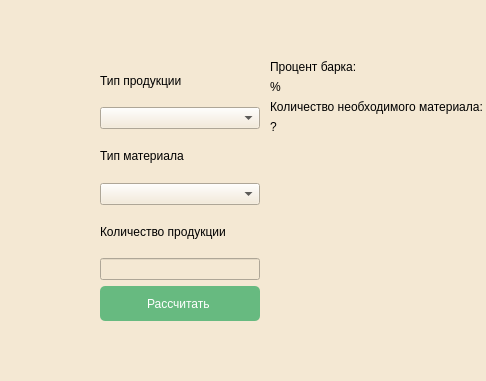
<?xml version="1.0" encoding="UTF-8"?>
<ui version="4.0">
 <class>Dialog_products_method</class>
 <widget class="QDialog" name="Dialog_products_method">
  <property name="geometry">
   <rect>
    <x>0</x>
    <y>0</y>
    <width>486</width>
    <height>381</height>
   </rect>
  </property>
  <property name="minimumSize">
   <size>
    <width>486</width>
    <height>381</height>
   </size>
  </property>
  <property name="maximumSize">
   <size>
    <width>486</width>
    <height>381</height>
   </size>
  </property>
  <property name="windowTitle">
   <string>Dialog</string>
  </property>
  <property name="styleSheet">
   <string notr="true">background-color: rgb(244, 232, 211);</string>
  </property>
  <widget class="QWidget" name="verticalLayoutWidget">
   <property name="geometry">
    <rect>
     <x>100</x>
     <y>60</y>
     <width>160</width>
     <height>261</height>
    </rect>
   </property>
   <layout class="QVBoxLayout" name="verticalLayout">
    <item>
     <widget class="QLabel" name="label">
      <property name="text">
       <string>Тип продукции</string>
      </property>
     </widget>
    </item>
    <item>
     <widget class="QComboBox" name="comboBox_products_type"/>
    </item>
    <item>
     <widget class="QLabel" name="label_6">
      <property name="text">
       <string>Тип материала</string>
      </property>
     </widget>
    </item>
    <item>
     <widget class="QComboBox" name="comboBox_material_type"/>
    </item>
    <item>
     <widget class="QLabel" name="label_5">
      <property name="text">
       <string>Количество продукции</string>
      </property>
     </widget>
    </item>
    <item>
     <widget class="QLineEdit" name="lineEdit_products"/>
    </item>
    <item>
     <widget class="QPushButton" name="pushButton_calculation">
      <property name="sizePolicy">
       <sizepolicy hsizetype="Minimum" vsizetype="Fixed">
        <horstretch>0</horstretch>
        <verstretch>111</verstretch>
       </sizepolicy>
      </property>
      <property name="minimumSize">
       <size>
        <width>0</width>
        <height>35</height>
       </size>
      </property>
      <property name="styleSheet">
       <string notr="true">QPushButton 
{     
background-color: #67BA80;  /* Цвет фона кнопки */    
color: white;  /* Цвет текста */     border-radius: 5px;  /* Скругленные углы */ 
}</string>
      </property>
      <property name="text">
       <string>Рассчитать </string>
      </property>
     </widget>
    </item>
   </layout>
  </widget>
  <widget class="QWidget" name="formLayoutWidget">
   <property name="geometry">
    <rect>
     <x>270</x>
     <y>60</y>
     <width>235</width>
     <height>87</height>
    </rect>
   </property>
   <layout class="QFormLayout" name="formLayout">
    <item row="0" column="0">
     <widget class="QLabel" name="label_2">
      <property name="text">
       <string>Процент барка:</string>
      </property>
     </widget>
    </item>
    <item row="2" column="0">
     <widget class="QLabel" name="label_4">
      <property name="text">
       <string>Количество необходимого материала:</string>
      </property>
     </widget>
    </item>
    <item row="1" column="0">
     <widget class="QLabel" name="label_the_marriage_percentage">
      <property name="text">
       <string>%</string>
      </property>
     </widget>
    </item>
    <item row="3" column="0">
     <widget class="QLabel" name="label_7">
      <property name="text">
       <string>?</string>
      </property>
     </widget>
    </item>
   </layout>
  </widget>
 </widget>
 <resources/>
 <connections/>
</ui>
